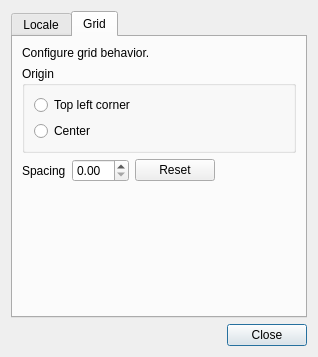
<?xml version="1.0" encoding="UTF-8"?>
<ui version="4.0">
 <class>PreferencesDialog</class>
 <widget class="QDialog" name="PreferencesDialog">
  <property name="geometry">
   <rect>
    <x>0</x>
    <y>0</y>
    <width>318</width>
    <height>357</height>
   </rect>
  </property>
  <property name="windowTitle">
   <string>gLabels - Preferences</string>
  </property>
  <layout class="QGridLayout" name="gridLayout">
   <item row="0" column="0">
    <widget class="QTabWidget" name="tabWidget">
     <property name="currentIndex">
      <number>1</number>
     </property>
     <widget class="QWidget" name="tab">
      <attribute name="title">
       <string>Locale</string>
      </attribute>
      <layout class="QGridLayout" name="gridLayout_4">
       <item row="2" column="0">
        <spacer name="verticalSpacer">
         <property name="orientation">
          <enum>Qt::Vertical</enum>
         </property>
         <property name="sizeHint" stdset="0">
          <size>
           <width>20</width>
           <height>0</height>
          </size>
         </property>
        </spacer>
       </item>
       <item row="0" column="0">
        <widget class="QLabel" name="label">
         <property name="text">
          <string>Select locale specific behavior.</string>
         </property>
        </widget>
       </item>
       <item row="1" column="0">
        <widget class="QGroupBox" name="groupBox">
         <property name="title">
          <string>Units</string>
         </property>
         <layout class="QGridLayout" name="gridLayout_2">
          <item row="4" column="0">
           <widget class="QRadioButton" name="unitsPointsRadio">
            <property name="text">
             <string>Points</string>
            </property>
           </widget>
          </item>
          <item row="3" column="0">
           <widget class="QRadioButton" name="unitsCentimetersRadio">
            <property name="text">
             <string>Centimeters</string>
            </property>
           </widget>
          </item>
          <item row="2" column="0">
           <widget class="QRadioButton" name="unitsMillimetersRadio">
            <property name="text">
             <string>Millimeters</string>
            </property>
           </widget>
          </item>
          <item row="1" column="0">
           <widget class="QRadioButton" name="unitsInchesRadio">
            <property name="text">
             <string>Inches</string>
            </property>
           </widget>
          </item>
          <item row="5" column="0">
           <widget class="QRadioButton" name="unitsPicasRadio">
            <property name="text">
             <string>Picas</string>
            </property>
           </widget>
          </item>
         </layout>
        </widget>
       </item>
      </layout>
     </widget>
     <widget class="QWidget" name="tab_2">
      <attribute name="title">
       <string>Grid</string>
      </attribute>
      <layout class="QGridLayout" name="gridLayout_3">
       <item row="0" column="0">
        <layout class="QVBoxLayout" name="verticalLayout_2">
         <item>
          <widget class="QLabel" name="label_2">
           <property name="text">
            <string>Configure grid behavior.</string>
           </property>
          </widget>
         </item>
         <item>
          <widget class="QGroupBox" name="groupBox_2">
           <property name="title">
            <string>Origin</string>
           </property>
           <layout class="QVBoxLayout" name="verticalLayout">
            <item>
             <widget class="QRadioButton" name="gridOriginTlRadio">
              <property name="text">
               <string>Top left corner</string>
              </property>
             </widget>
            </item>
            <item>
             <widget class="QRadioButton" name="gridOriginCenterRadio">
              <property name="text">
               <string>Center</string>
              </property>
             </widget>
            </item>
           </layout>
          </widget>
         </item>
         <item>
          <layout class="QHBoxLayout" name="horizontalLayout">
           <item>
            <widget class="QLabel" name="label_3">
             <property name="text">
              <string>Spacing</string>
             </property>
            </widget>
           </item>
           <item>
            <widget class="QDoubleSpinBox" name="gridSpacingSpin"/>
           </item>
           <item>
            <widget class="QPushButton" name="gridSpacingResetButton">
             <property name="focusPolicy">
              <enum>Qt::NoFocus</enum>
             </property>
             <property name="text">
              <string>Reset</string>
             </property>
            </widget>
           </item>
           <item>
            <spacer name="horizontalSpacer">
             <property name="orientation">
              <enum>Qt::Horizontal</enum>
             </property>
             <property name="sizeHint" stdset="0">
              <size>
               <width>40</width>
               <height>20</height>
              </size>
             </property>
            </spacer>
           </item>
          </layout>
         </item>
         <item>
          <spacer name="verticalSpacer_2">
           <property name="orientation">
            <enum>Qt::Vertical</enum>
           </property>
           <property name="sizeHint" stdset="0">
            <size>
             <width>20</width>
             <height>40</height>
            </size>
           </property>
          </spacer>
         </item>
        </layout>
       </item>
      </layout>
     </widget>
    </widget>
   </item>
   <item row="1" column="0">
    <widget class="QDialogButtonBox" name="buttonBox">
     <property name="orientation">
      <enum>Qt::Horizontal</enum>
     </property>
     <property name="standardButtons">
      <set>QDialogButtonBox::Close</set>
     </property>
    </widget>
   </item>
  </layout>
 </widget>
 <tabstops>
  <tabstop>tabWidget</tabstop>
  <tabstop>unitsInchesRadio</tabstop>
  <tabstop>unitsMillimetersRadio</tabstop>
  <tabstop>unitsCentimetersRadio</tabstop>
  <tabstop>unitsPointsRadio</tabstop>
  <tabstop>unitsPicasRadio</tabstop>
  <tabstop>gridOriginTlRadio</tabstop>
  <tabstop>gridOriginCenterRadio</tabstop>
  <tabstop>gridSpacingSpin</tabstop>
 </tabstops>
 <resources/>
 <connections>
  <connection>
   <sender>buttonBox</sender>
   <signal>clicked(QAbstractButton*)</signal>
   <receiver>PreferencesDialog</receiver>
   <slot>close()</slot>
   <hints>
    <hint type="sourcelabel">
     <x>298</x>
     <y>347</y>
    </hint>
    <hint type="destinationlabel">
     <x>298</x>
     <y>312</y>
    </hint>
   </hints>
  </connection>
  <connection>
   <sender>unitsPointsRadio</sender>
   <signal>clicked()</signal>
   <receiver>PreferencesDialog</receiver>
   <slot>onUnitsRadiosChanged()</slot>
   <hints>
    <hint type="sourcelabel">
     <x>285</x>
     <y>246</y>
    </hint>
    <hint type="destinationlabel">
     <x>298</x>
     <y>105</y>
    </hint>
   </hints>
  </connection>
  <connection>
   <sender>unitsInchesRadio</sender>
   <signal>clicked()</signal>
   <receiver>PreferencesDialog</receiver>
   <slot>onUnitsRadiosChanged()</slot>
   <hints>
    <hint type="sourcelabel">
     <x>285</x>
     <y>144</y>
    </hint>
    <hint type="destinationlabel">
     <x>298</x>
     <y>139</y>
    </hint>
   </hints>
  </connection>
  <connection>
   <sender>unitsMillimetersRadio</sender>
   <signal>clicked()</signal>
   <receiver>PreferencesDialog</receiver>
   <slot>onUnitsRadiosChanged()</slot>
   <hints>
    <hint type="sourcelabel">
     <x>285</x>
     <y>178</y>
    </hint>
    <hint type="destinationlabel">
     <x>298</x>
     <y>172</y>
    </hint>
   </hints>
  </connection>
  <connection>
   <sender>unitsCentimetersRadio</sender>
   <signal>clicked(bool)</signal>
   <receiver>PreferencesDialog</receiver>
   <slot>onUnitsRadiosChanged()</slot>
   <hints>
    <hint type="sourcelabel">
     <x>285</x>
     <y>212</y>
    </hint>
    <hint type="destinationlabel">
     <x>295</x>
     <y>164</y>
    </hint>
   </hints>
  </connection>
  <connection>
   <sender>unitsPicasRadio</sender>
   <signal>clicked()</signal>
   <receiver>PreferencesDialog</receiver>
   <slot>onUnitsRadiosChanged()</slot>
   <hints>
    <hint type="sourcelabel">
     <x>266</x>
     <y>280</y>
    </hint>
    <hint type="destinationlabel">
     <x>295</x>
     <y>215</y>
    </hint>
   </hints>
  </connection>
  <connection>
   <sender>gridSpacingSpin</sender>
   <signal>valueChanged(double)</signal>
   <receiver>PreferencesDialog</receiver>
   <slot>onGridSpacingSpinChanged()</slot>
   <hints>
    <hint type="sourcelabel">
     <x>114</x>
     <y>206</y>
    </hint>
    <hint type="destinationlabel">
     <x>7</x>
     <y>240</y>
    </hint>
   </hints>
  </connection>
  <connection>
   <sender>gridOriginTlRadio</sender>
   <signal>toggled(bool)</signal>
   <receiver>PreferencesDialog</receiver>
   <slot>onGridOriginRadiosChanged()</slot>
   <hints>
    <hint type="sourcelabel">
     <x>264</x>
     <y>128</y>
    </hint>
    <hint type="destinationlabel">
     <x>311</x>
     <y>36</y>
    </hint>
   </hints>
  </connection>
  <connection>
   <sender>gridOriginCenterRadio</sender>
   <signal>toggled(bool)</signal>
   <receiver>PreferencesDialog</receiver>
   <slot>onGridOriginRadiosChanged()</slot>
   <hints>
    <hint type="sourcelabel">
     <x>129</x>
     <y>156</y>
    </hint>
    <hint type="destinationlabel">
     <x>318</x>
     <y>235</y>
    </hint>
   </hints>
  </connection>
  <connection>
   <sender>gridSpacingResetButton</sender>
   <signal>clicked()</signal>
   <receiver>PreferencesDialog</receiver>
   <slot>onGridSpacingResetButtonClicked()</slot>
   <hints>
    <hint type="sourcelabel">
     <x>177</x>
     <y>213</y>
    </hint>
    <hint type="destinationlabel">
     <x>313</x>
     <y>267</y>
    </hint>
   </hints>
  </connection>
 </connections>
 <slots>
  <slot>onUnitsRadiosChanged()</slot>
  <slot>onGridSpacingSpinChanged()</slot>
  <slot>onGridOriginRadiosChanged()</slot>
  <slot>onGridSpacingResetButtonClicked()</slot>
 </slots>
</ui>
